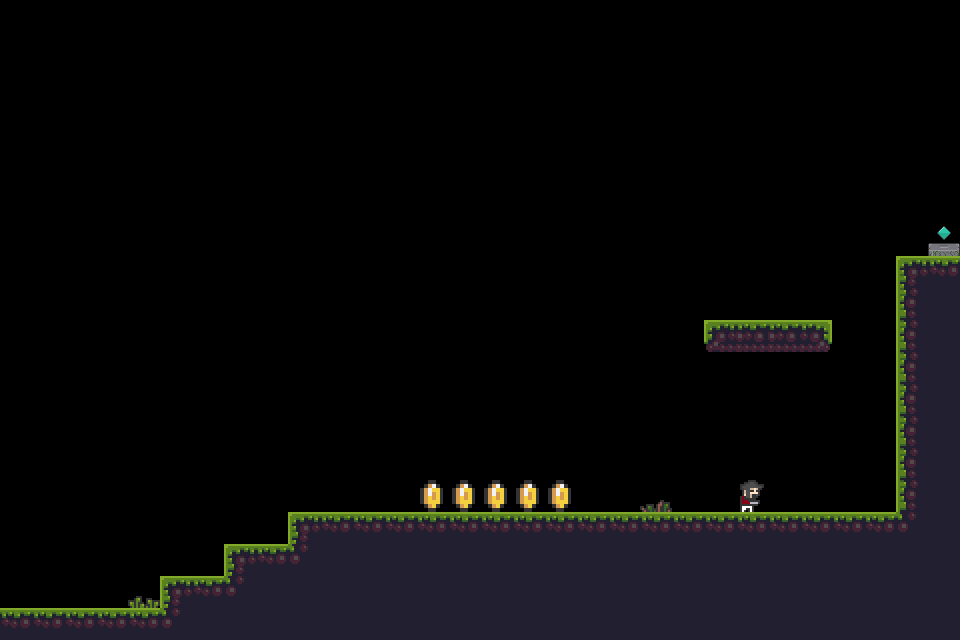

Rendered tile map (Tiled .tmx) drawn with the repository's tilesets; below, a short description and the full map source, tile grids included:
An orthogonal 30x20 tile map with 32x32 px tiles, 3 tile layers (Tile Layer 1, Coins, Enemies).

<map version="1.10" tiledversion="1.11.2" orientation="orthogonal" renderorder="right-down" width="30" height="20" tilewidth="32" tileheight="32" infinite="0" nextlayerid="4" nextobjectid="1">
 <tileset firstgid="1" source="platformer-tileset.tsx" />
 <layer id="1" name="Tile Layer 1" width="30" height="20">
  <data encoding="csv">
0,0,0,0,0,0,0,0,0,0,0,0,0,0,0,0,0,0,0,0,0,0,0,0,0,0,0,0,0,0,
0,0,0,0,0,0,0,0,0,0,0,0,0,0,0,0,0,0,0,0,0,0,0,0,0,0,0,0,0,0,
0,0,0,0,0,0,0,0,0,0,0,0,0,0,0,0,0,0,0,0,0,0,0,0,0,0,0,0,0,0,
0,0,0,0,0,0,0,0,0,0,0,0,0,0,0,0,0,0,0,0,0,0,0,0,0,0,0,0,0,0,
0,0,0,0,0,0,0,0,0,0,0,0,0,0,0,0,0,0,0,0,0,0,0,0,0,0,0,0,0,0,
0,0,0,0,0,0,0,0,0,0,0,0,0,0,0,0,0,0,0,0,0,0,0,0,0,0,0,0,0,0,
0,0,0,0,0,0,0,0,0,0,0,0,0,0,0,0,0,0,0,0,0,0,0,0,0,0,0,0,0,0,
0,0,0,0,0,0,0,0,0,0,0,0,0,0,0,0,0,0,0,0,0,0,0,0,0,0,0,0,0,46,
0,0,0,0,0,0,0,0,0,0,0,0,0,0,0,0,0,0,0,0,0,0,0,0,0,0,0,0,1,2,
0,0,0,0,0,0,0,0,0,0,0,0,0,0,0,0,0,0,0,0,0,0,0,0,0,0,0,0,13,14,
0,0,0,0,0,0,0,0,0,0,0,0,0,0,0,0,0,0,0,0,0,0,43,44,44,45,0,0,13,14,
0,0,0,0,0,0,0,0,0,0,0,0,0,0,0,0,0,0,0,0,0,0,0,0,0,0,0,0,13,14,
0,0,0,0,0,0,0,0,0,0,0,0,0,0,0,0,0,0,0,0,0,0,0,0,0,0,0,0,13,14,
0,0,0,0,0,0,0,0,0,0,0,0,0,0,0,0,0,0,0,0,0,0,0,0,0,0,0,0,13,14,
0,0,0,0,0,0,0,0,0,0,0,0,0,0,0,0,0,0,0,0,0,0,0,0,0,0,0,0,13,14,
0,0,0,0,0,0,0,0,0,0,0,0,0,0,0,0,0,0,0,0,47,0,0,0,0,0,0,0,13,14,
0,0,0,0,0,0,0,0,0,1,2,29,2,2,2,2,2,2,2,2,2,29,2,29,2,29,2,2,30,14,
0,0,0,0,0,0,0,1,2,30,14,14,14,14,14,14,14,14,14,14,14,14,14,14,14,14,14,14,14,14,
0,0,0,0,48,1,2,30,14,14,14,14,14,14,14,14,14,14,14,14,14,14,14,14,14,14,14,14,14,14,
2,2,2,2,2,30,14,14,14,14,14,14,14,14,14,14,14,14,14,14,14,14,14,14,14,14,14,14,14,14
</data>
 </layer>
 <layer id="2" name="Coins" width="30" height="20">
  <data encoding="csv">
0,0,0,0,0,0,0,0,0,0,0,0,0,0,0,0,0,0,0,0,0,0,0,0,0,0,0,0,0,0,
0,0,0,0,0,0,0,0,0,0,0,0,0,0,0,0,0,0,0,0,0,0,0,0,0,0,0,0,0,0,
0,0,0,0,0,0,0,0,0,0,0,0,0,0,0,0,0,0,0,0,0,0,0,0,0,0,0,0,0,0,
0,0,0,0,0,0,0,0,0,0,0,0,0,0,0,0,0,0,0,0,0,0,0,0,0,0,0,0,0,0,
0,0,0,0,0,0,0,0,0,0,0,0,0,0,0,0,0,0,0,0,0,0,0,0,0,0,0,0,0,0,
0,0,0,0,0,0,0,0,0,0,0,0,0,0,0,0,0,0,0,0,0,0,0,0,0,0,0,0,0,0,
0,0,0,0,0,0,0,0,0,0,0,0,0,0,0,0,0,0,0,0,0,0,0,0,0,0,0,0,0,0,
0,0,0,0,0,0,0,0,0,0,0,0,0,0,0,0,0,0,0,0,0,0,0,0,0,0,0,0,0,0,
0,0,0,0,0,0,0,0,0,0,0,0,0,0,0,0,0,0,0,0,0,0,0,0,0,0,0,0,0,0,
0,0,0,0,0,0,0,0,0,0,0,0,0,0,0,0,0,0,0,0,0,0,0,0,0,0,0,0,0,0,
0,0,0,0,0,0,0,0,0,0,0,0,0,0,0,0,0,0,0,0,0,0,0,0,0,0,0,0,0,0,
0,0,0,0,0,0,0,0,0,0,0,0,0,0,0,0,0,0,0,0,0,0,0,0,0,0,0,0,0,0,
0,0,0,0,0,0,0,0,0,0,0,0,0,0,0,0,0,0,0,0,0,0,0,0,0,0,0,0,0,0,
0,0,0,0,0,0,0,0,0,0,0,0,0,0,0,0,0,0,0,0,0,0,0,0,0,0,0,0,0,0,
0,0,0,0,0,0,0,0,0,0,0,0,0,0,0,0,0,0,0,0,0,0,0,0,0,0,0,0,0,0,
0,0,0,0,0,0,0,0,0,0,0,0,0,78,78,78,78,78,0,0,0,0,0,0,0,0,0,0,0,0,
0,0,0,0,0,0,0,0,0,0,0,0,0,0,0,0,0,0,0,0,0,0,0,0,0,0,0,0,0,0,
0,0,0,0,0,0,0,0,0,0,0,0,0,0,0,0,0,0,0,0,0,0,0,0,0,0,0,0,0,0,
0,0,0,0,0,0,0,0,0,0,0,0,0,0,0,0,0,0,0,0,0,0,0,0,0,0,0,0,0,0,
0,0,0,0,0,0,0,0,0,0,0,0,0,0,0,0,0,0,0,0,0,0,0,0,0,0,0,0,0,0
</data>
 </layer>
 <layer id="3" name="Enemies" width="30" height="20">
  <data encoding="csv">
0,0,0,0,0,0,0,0,0,0,0,0,0,0,0,0,0,0,0,0,0,0,0,0,0,0,0,0,0,0,
0,0,0,0,0,0,0,0,0,0,0,0,0,0,0,0,0,0,0,0,0,0,0,0,0,0,0,0,0,0,
0,0,0,0,0,0,0,0,0,0,0,0,0,0,0,0,0,0,0,0,0,0,0,0,0,0,0,0,0,0,
0,0,0,0,0,0,0,0,0,0,0,0,0,0,0,0,0,0,0,0,0,0,0,0,0,0,0,0,0,0,
0,0,0,0,0,0,0,0,0,0,0,0,0,0,0,0,0,0,0,0,0,0,0,0,0,0,0,0,0,0,
0,0,0,0,0,0,0,0,0,0,0,0,0,0,0,0,0,0,0,0,0,0,0,0,0,0,0,0,0,0,
0,0,0,0,0,0,0,0,0,0,0,0,0,0,0,0,0,0,0,0,0,0,0,0,0,0,0,0,0,0,
0,0,0,0,0,0,0,0,0,0,0,0,0,0,0,0,0,0,0,0,0,0,0,0,0,0,0,0,0,0,
0,0,0,0,0,0,0,0,0,0,0,0,0,0,0,0,0,0,0,0,0,0,0,0,0,0,0,0,0,0,
0,0,0,0,0,0,0,0,0,0,0,0,0,0,0,0,0,0,0,0,0,0,0,0,0,0,0,0,0,0,
0,0,0,0,0,0,0,0,0,0,0,0,0,0,0,0,0,0,0,0,0,0,0,0,0,0,0,0,0,0,
0,0,0,0,0,0,0,0,0,0,0,0,0,0,0,0,0,0,0,0,0,0,0,0,0,0,0,0,0,0,
0,0,0,0,0,0,0,0,0,0,0,0,0,0,0,0,0,0,0,0,0,0,0,0,0,0,0,0,0,0,
0,0,0,0,0,0,0,0,0,0,0,0,0,0,0,0,0,0,0,0,0,0,0,0,0,0,0,0,0,0,
0,0,0,0,0,0,0,0,0,0,0,0,0,0,0,0,0,0,0,0,0,0,0,0,0,0,0,0,0,0,
0,0,0,0,0,0,0,0,0,0,0,0,0,0,0,0,0,0,0,0,0,0,0,79,0,0,0,0,0,0,
0,0,0,0,0,0,0,0,0,0,0,0,0,0,0,0,0,0,0,0,0,0,0,0,0,0,0,0,0,0,
0,0,0,0,0,0,0,0,0,0,0,0,0,0,0,0,0,0,0,0,0,0,0,0,0,0,0,0,0,0,
0,0,0,0,0,0,0,0,0,0,0,0,0,0,0,0,0,0,0,0,0,0,0,0,0,0,0,0,0,0,
0,0,0,0,0,0,0,0,0,0,0,0,0,0,0,0,0,0,0,0,0,0,0,0,0,0,0,0,0,0
</data>
 </layer>
</map>
